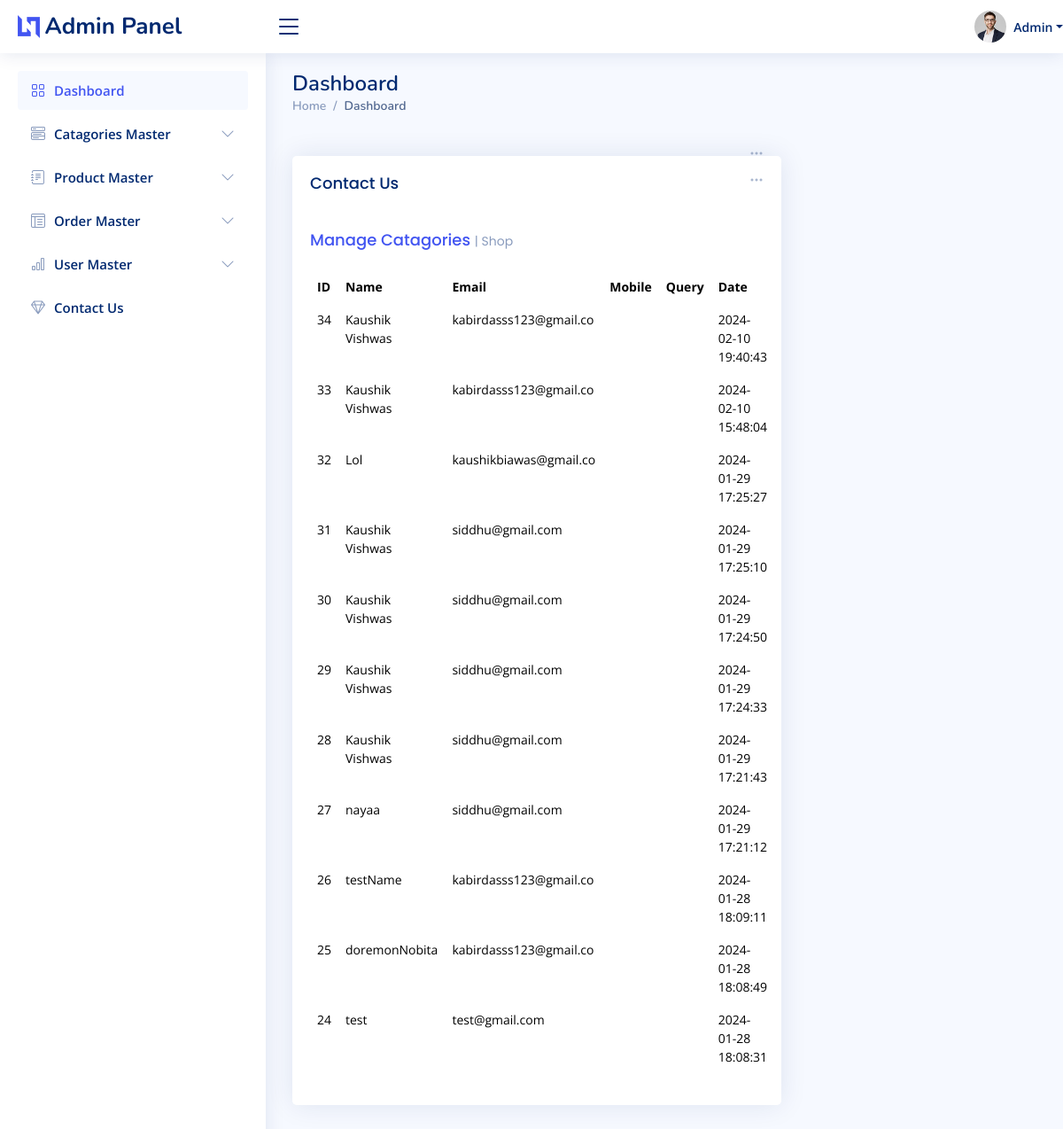
The page /admin/contact_us.php (signed in) on the database its author committed.
### tables this page shows
CREATE TABLE `contact_us` (
  `id` int(11) NOT NULL,
  `name` varchar(255) NOT NULL,
  `email` varchar(22) NOT NULL,
  `phone` varchar(10) NOT NULL,
  `message` text NOT NULL,
  `added_on` datetime NOT NULL DEFAULT current_timestamp()
);

### admin/contact_us.php (the view, shortened to what this page needs)
<?php
  require('top.inc.php');
  $sql="select * from contact_us order by id desc";
  $res = mysqli_query($con, $sql);
?>
<?php
require ('sidebar.inc.php')
?>
  <main id="main" class="main">
    <div class="pagetitle">
      <h1>Dashboard</h1>
      <nav>
        <ol class="breadcrumb">
          <li class="breadcrumb-item"><a href="index.html">Home</a></li>
          <li class="breadcrumb-item active">Dashboard</li>
        </ol>
      </nav>
    </div>
    <section class="section dashboard">
      <div class="row">
        <div class="col-lg-8">
          <div class="row">
            <div class="col-12">
              <div class="card">
                <div class="filter">
                  <a class="icon" href="#" data-bs-toggle="dropdown"><i class="bi bi-three-dots"></i></a>
                </div>
              </div>
            </div>
            <div class="col-12">
              <div class="card recent-sales overflow-auto">
                <div class="filter">
                  <a class="icon" href="#" data-bs-toggle="dropdown"><i class="bi bi-three-dots"></i></a>
                </div>
                <div class="card-body">
                  <h5 class="card-title">Contact Us</h5>
                  <h5 class="card-title"><a href="manage_categories.php">Manage Catagories </a><span>| Shop</span></h5>
                  <table class="table table-borderless datatable">
                    <thead>
                      <tr>
                        <th scope="col">ID</th>
                        <th scope="col">Name</th>
                        <th scope="col">Email</th>
                        <th scope="col">Mobile</th>
                        <th scope="col">Query</th>
                        <th scope="col">Date</th>
                        <th scope="col"></th>
                      </tr>
                    </thead>
                    <tbody>
                      <?php
                       while($row=mysqli_fetch_assoc($res)){?>
                      <tr>
                        <td scope="col"><?php echo $row['id'] ?></td>
                        <td scope="col"><?php echo $row['name'] ?></td>
                        <td scope="col"><?php echo $row['email'] ?></td>
                        <td scope="col"><?php echo $row['mobile'] ?></td>
                        <td scope="col"><?php echo $row['comment'] ?></td>
                        <td scope="col"><?php echo $row['added_on'] ?></td>
                        <td>
                        </td>
                      </tr>
                      <?php } ?>
                    </tbody>
                  </table>
                </div>
              </div>
            </div>
          </div>
        </div>
      </div>
    </section>
  </main>
<?php
require ('footer.inc.php')
?>

### admin/top.inc.php (shortened to what this page needs)
<!DOCTYPE html>
<html lang="en">
<head>
  <link href="assets/vendor/bootstrap/css/bootstrap.min.css" rel="stylesheet">
  <link href="assets/vendor/bootstrap-icons/bootstrap-icons.css" rel="stylesheet">
  <link href="assets/vendor/boxicons/css/boxicons.min.css" rel="stylesheet">
  <link href="assets/vendor/quill/quill.snow.css" rel="stylesheet">
  <link href="assets/vendor/quill/quill.bubble.css" rel="stylesheet">
  <link href="assets/vendor/remixicon/remixicon.css" rel="stylesheet">
  <link href="assets/vendor/simple-datatables/style.css" rel="stylesheet">
  <link href="assets/css/style.css" rel="stylesheet">
</head>
<body>
  <header id="header" class="header fixed-top d-flex align-items-center">
    <div class="d-flex align-items-center justify-content-between">
      <a href="index.html" class="logo d-flex align-items-center">
        <img src="assets/img/logo.png" alt="">
        <span class="d-none d-lg-block">Admin Panel</span>
      </a>
      <i class="bi bi-list toggle-sidebar-btn"></i>
    </div>
    <nav class="header-nav ms-auto">
      <ul class="d-flex align-items-center">
          <a class="nav-link nav-profile d-flex align-items-center pe-0" href="#" data-bs-toggle="dropdown">
            <img src="assets/img/profile-img.jpg" alt="Profile" class="rounded-circle">
            <span class="d-none d-md-block dropdown-toggle ps-2">Admin</span>
          </a>
      </ul>
    </nav>
  </header>

### admin/sidebar.inc.php
<aside id="sidebar" class="sidebar">
  <ul class="sidebar-nav" id="sidebar-nav">
    <li class="nav-item">
      <a class="nav-link " href="index.html">
        <i class="bi bi-grid"></i>
        <span>Dashboard</span>
      </a>
    </li>
    <li class="nav-item">
      <a class="nav-link collapsed" data-bs-target="#components-nav" data-bs-toggle="" href="categories.php">
        <i class="bi bi-menu-button-wide"></i><span>Catagories Master</span><i class="bi bi-chevron-down ms-auto"></i>
      </a>
    </li>
    <li class="nav-item">
      <a class="nav-link collapsed" data-bs-target="#forms-nav" data-bs-toggle="" href="product.php">
        <i class="bi bi-journal-text"></i><span>Product Master</span><i class="bi bi-chevron-down ms-auto"></i>
      </a>
    </li>
    <li class="nav-item">
      <a class="nav-link collapsed" data-bs-target="#tables-nav" data-bs-toggle="" href="order_master.php">
        <i class="bi bi-layout-text-window-reverse"></i><span>Order Master</span><i class="bi bi-chevron-down ms-auto"></i>
      </a>
    </li>
    <li class="nav-item">
      <a class="nav-link collapsed" data-bs-target="#charts-nav" data-bs-toggle="" href="users.php">
        <i class="bi bi-bar-chart"></i><span>User Master</span><i class="bi bi-chevron-down ms-auto"></i>
      </a>
    </li>
    <li class="nav-item">
      <a class="nav-link collapsed" data-bs-target="contact_us.php" href="contact_us.php">
        <i class="bi bi-gem"></i><span>Contact Us</span>
      </a>
    </li>
  </ul>
</aside>

### admin/footer.inc.php (shortened to what this page needs)
</body>
</html>

### admin/assets/css/style.css (style rules this page uses)
:root { scroll-behavior: smooth; }
body { font-family: "Open Sans", sans-serif; background: #f6f9ff; color: #444444; }
a { color: #4154f1; text-decoration: none; }
h1, h2, h3, h4, h5, h6 { font-family: "Nunito", sans-serif; }
#main { margin-top: 60px; padding: 20px 30px; transition: all 0.3s; }
.pagetitle { margin-bottom: 10px; }
.pagetitle h1 { font-size: 24px; margin-bottom: 0; font-weight: 600; color: #012970; }
.card { margin-bottom: 30px; border: none; border-radius: 5px; box-shadow: 0px 0 30px rgba(1, 41, 112, 0.1); }
.card-title { padding: 20px 0 15px 0; font-size: 18px; font-weight: 500; color: #012970; font-family: "Poppins", sans-serif; }
.card-title span { color: #899bbd; font-size: 14px; font-weight: 400; }
.card-body { padding: 0 20px 20px 20px; }
.breadcrumb { font-size: 14px; font-family: "Nunito", sans-serif; color: #899bbd; font-weight: 600; }
.breadcrumb a { color: #899bbd; transition: 0.3s; }
.breadcrumb .breadcrumb-item::before { color: #899bbd; }
.breadcrumb .active { color: #51678f; font-weight: 600; }
.logo { line-height: 1; }
@media (min-width: 1200px) { .logo { width: 280px; } }
.logo img { max-height: 26px; margin-right: 6px; }
.logo span { font-size: 26px; font-weight: 700; color: #012970; font-family: "Nunito", sans-serif; }
.header { transition: all 0.5s; z-index: 997; height: 60px; box-shadow: 0px 2px 20px rgba(1, 41, 112, 0.1); background-color: #fff; padding-left: 20px; }
.header .toggle-sidebar-btn { font-size: 32px; padding-left: 10px; cursor: pointer; color: #012970; }
.header-nav ul { list-style: none; }
.header-nav>ul { margin: 0; padding: 0; }
.header-nav .nav-profile { color: #012970; }
.header-nav .nav-profile img { max-height: 36px; }
.header-nav .nav-profile span { font-size: 14px; font-weight: 600; }
.sidebar { position: fixed; top: 60px; left: 0; bottom: 0; width: 300px; z-index: 996; transition: all 0.3s; padding: 20px; overflow-y: auto; scrollbar-width: thin; scrollbar-color: #aab7cf transparent; box-shadow: 0px 0px 20px rgba(1, 41, 112, 0.1); background-color: #fff; }
@media (min-width: 1200px) { #main, #footer { margin-left: 300px; } }
.sidebar-nav { padding: 0; margin: 0; list-style: none; }
.sidebar-nav li { padding: 0; margin: 0; list-style: none; }
.sidebar-nav .nav-item { margin-bottom: 5px; }
.sidebar-nav .nav-link { display: flex; align-items: center; font-size: 15px; font-weight: 600; color: #4154f1; transition: 0.3; background: #f6f9ff; padding: 10px 15px; border-radius: 4px; }
.sidebar-nav .nav-link i { font-size: 16px; margin-right: 10px; color: #4154f1; }
.sidebar-nav .nav-link.collapsed { color: #012970; background: #fff; }
.sidebar-nav .nav-link.collapsed i { color: #899bbd; }
.sidebar-nav .nav-link .bi-chevron-down { margin-right: 0; transition: transform 0.2s ease-in-out; }
.dashboard .filter { position: absolute; right: 0px; top: 15px; }
.dashboard .filter .icon { color: #aab7cf; padding-right: 20px; padding-bottom: 5px; transition: 0.3s; font-size: 16px; }
.dashboard .recent-sales { font-size: 14px; }
.dashboard .recent-sales .table thead { background: #f6f6fe; }
.dashboard .recent-sales .table thead th { border: 0; }

### rows shown on the page
contact_us: id "34", name "Kaushik Vishwas", email "kabirdasss123@gmail.co", added_on "2024-02-10 19:40:43"
contact_us: id "33", name "Kaushik Vishwas", email "kabirdasss123@gmail.co", added_on "2024-02-10 15:48:04"
contact_us: id "32", name "Lol", email "kaushikbiawas@gmail.co", added_on "2024-01-29 17:25:27"
contact_us: id "31", name "Kaushik Vishwas", email "siddhu@gmail.com", added_on "2024-01-29 17:25:10"
contact_us: id "30", name "Kaushik Vishwas", email "siddhu@gmail.com", added_on "2024-01-29 17:24:50"
contact_us: id "29", name "Kaushik Vishwas", email "siddhu@gmail.com", added_on "2024-01-29 17:24:33"
contact_us: id "28", name "Kaushik Vishwas", email "siddhu@gmail.com", added_on "2024-01-29 17:21:43"
contact_us: id "27", name "nayaa", email "siddhu@gmail.com", added_on "2024-01-29 17:21:12"
contact_us: id "26", name "testName", email "kabirdasss123@gmail.co", added_on "2024-01-28 18:09:11"
contact_us: id "25", name "doremonNobita", email "kabirdasss123@gmail.co", added_on "2024-01-28 18:08:49"
contact_us: id "24", name "test", email "test@gmail.com", added_on "2024-01-28 18:08:31"
